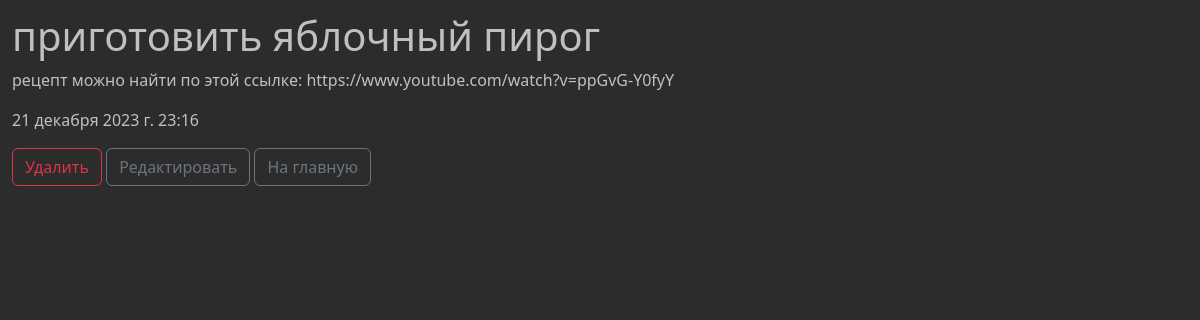
Screenshot of /25 with the database file from the repository.
### main/models.py (models this page shows, shortened)
class Note(models.Model):
    title = models.CharField('Тема заметки', max_length = 30)
    text = models.TextField('Текст заметки')
    date = models.DateTimeField(default=timezone.now)
    user = models.ForeignKey(User, on_delete=models.CASCADE, null=True)

### main/views.py (the view)
# urls.py: path('<int:pk>', views.NoteDetailView.as_view(), name='note-detail'),
class NoteDetailView(DetailView):
    model = Note
    template_name = 'main/details_view.html'
    context_object_name = 'note'

### main/templates/main/details_view.html (shortened to what this page needs)
{% extends 'main/layout.html' %}
{% block notes%}
    <div class="features">
        <h1>{{ note.title }}</h1>
        <p>{{ note.text }}</p>
        <p>{{ note.date }}</p>
        <a href="{% url 'note-delete' note.id %}" class="btn btn-outline-danger">Удалить</a>
        <a href="{% url 'note-update' note.id %}" class="btn btn-outline-secondary">Редактировать</a>
        <a href="{% url 'home' %}" class="btn btn-outline-secondary">На главную</a>
    </div>
{% endblock %}

### main/static/main/css/main.css (style rules this page uses)
body { background: #2c2c2c; color: #c0c0c0; }
.features { padding-left: 1%; padding-top: 1%; }

### rows the page displays
Note: title "приготовить яблочный пирог", text "рецепт можно найти по этой ссылке: https://www.youtube.com/watch?v=ppGvG-Y0fyY", date "21 декабря 2023 г. 23:16"
